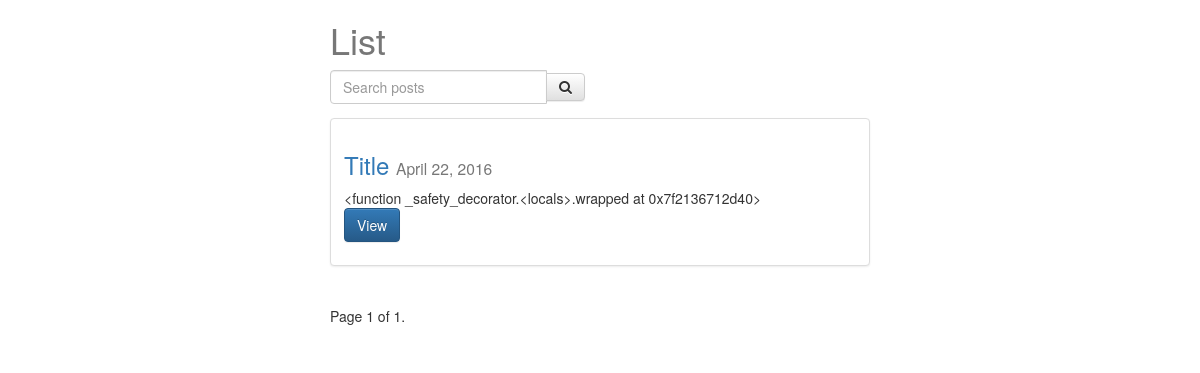
/posts/, run on the app's committed database.
### posts/models.py (models this page shows, shortened)
class Post(models.Model):
	user = models.ForeignKey(settings.AUTH_USER_MODEL, default=1)
	title = models.CharField(max_length=200)
	slug = models.SlugField(unique=True)
	image = models.ImageField(upload_to=upload_location, null=True, blank=True, height_field="height_field", width_field="width_field")
	height_field = models.IntegerField(default=0)
	width_field = models.IntegerField(default=0)
	content = models.TextField()
	draft = models.BooleanField(default=False)
	publish = models.DateField(auto_now=False, auto_now_add=False)
	updated = models.DateTimeField(auto_now=True, auto_now_add=False)
	timestamp = models.DateTimeField(auto_now=False, auto_now_add=True)
	objects = PostManager()
	def get_absolute_url(self):
		return reverse("posts:detail", kwargs={'slug': self.slug})
	class Meta:
		ordering = ["-timestamp","-updated"]
	def get_markdown(self):
		content = self.content
		markdown_text = markdown(content)
		return mark_safe(markdown_text)

### posts/views.py (the view, shortened to what this page needs)
def post_list(request):
	today = timezone.now().date()
	queryset_list = Post.objects.active() #.order_by("-timestamp")
	if request.user.is_staff or request.user.is_superuser:
		queryset_list = Post.objects.all()
	query = request.GET.get("q")
	paginator = Paginator(queryset_list, 8) # Show 25 contacts per page
	page_request_var = "page"
	page = request.GET.get(page_request_var)
	try:
		queryset = paginator.page(page)
	except PageNotAnInteger:
		queryset = paginator.page(1)
	except EmptyPage:
		queryset = paginator.page(paginator.num_pages)
	context = {
		"object_list": queryset,
		"title": "List",
		"page_request_var": page_request_var,
		"today": today,
	}
	return render(request, "post_list.html", context)

### posts/models.py (called while the page is built)
	def active(self, *args, **kwargs):
		return super(PostManager, self).filter(draft=False).filter(publish__lte=timezone.now())

### templates/post_list.html (shortened to what this page needs)
{% extends "base.html" %}
{% block content %}
<div class='col-sm-6 col-sm-offset-3'>
    <h1>{{ title }}</h1>
<form method='GET' action='' class='row'>
<div class='col-sm-6'>
    <div class='input-group'>
        <input class='form-control' type='text' name='q' placeholder='Search posts' value='{{ request.GET.q }}'/>
        <span class='input-group-btn'>
            <button class="btn btn-default" type='submit'><i class='fa fa-search'></i></button>
        </span>
    </div>
</div>
</form>
{% for obj in object_list %}
<div class="row">
  <div class="col-sm-12">
    <div class="thumbnail">
      <div class="caption post-deatil-item">
        <h3><a href='{{ obj.get_absolute_url }}'>{{ obj.title }}</a> <small>{{ obj.publish }}</small></h3>
        {{ obj.get_markdown|truncatewords:7 }}
        <p><a href="{{ obj.get_absolute_url }}" class="btn btn-primary" role="button">View</a></p>
      </div>
    </div>
  </div>
</div>
{% endfor %}
<div class="pagination">
    <span class="step-links">
        <span class="current">
            Page {{ object_list.number }} of {{ object_list.paginator.num_pages }}.
        </span>
    </span>
</div>
</div>
{% endblock content %}

### posts/static/css/base.css (style rules this page uses)
h1 { color: #777777; }

### data on the page
Post: title "Title", publish "April 22, 2016", get_markdown "<function _safety_decorator.<locals>.wrapped at 0x7f2136712d40>"

### other printed values
{{ title }} "List"
{{ object_list.number }} "1"
{{ object_list.paginator.num_pages }} "1"
